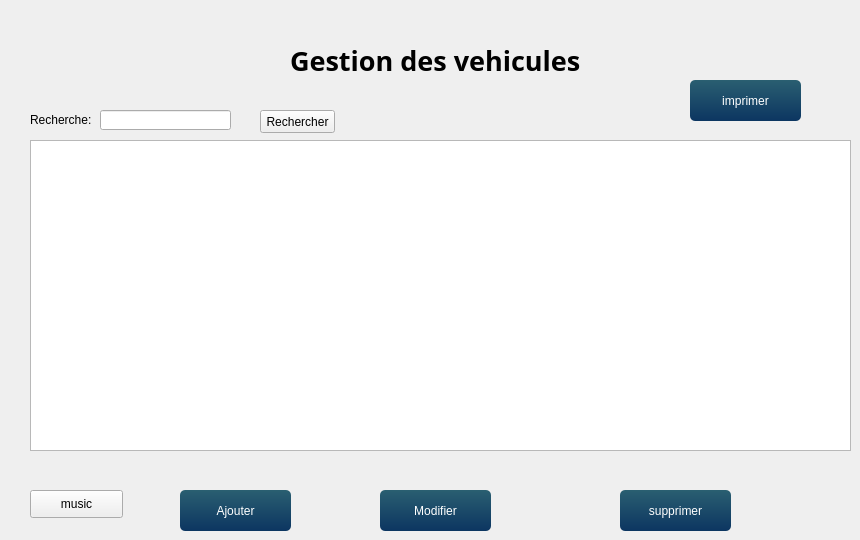
   <widget class="QWidget" name="page">
    <widget class="QLabel" name="label_4">
     <property name="geometry">
      <rect>
       <x>290</x>
       <y>40</y>
       <width>311</width>
       <height>41</height>
      </rect>
     </property>
     <property name="font">
      <font>
       <family>Script MT Bold</family>
       <pointsize>20</pointsize>
       <weight>75</weight>
       <bold>true</bold>
      </font>
     </property>
     <property name="text">
      <string>Gestion des vehicules</string>
     </property>
    </widget>
    <widget class="QPushButton" name="Ajoutervehicule">
     <property name="geometry">
      <rect>
       <x>180</x>
       <y>490</y>
       <width>111</width>
       <height>41</height>
      </rect>
     </property>
     <property name="styleSheet">
      <string notr="true">QPushButton{
	background-color: qlineargradient(spread:pad, x1:1, y1:0, x2:1, y2:1, stop:0 rgba(42, 95, 113, 255),stop:1 rgba(12, 53, 97, 255));
	color: #fff;
	border: 0px;
	border-radius: 5px;
	padding: 5px;
}

QPushButton::hover
{
	background-color: qlineargradient(spread:pad, x1:1, y1:0, x2:1, y2:1, stop:0 rgba(167, 214, 50, 255),stop:1 rgba(98, 169, 67, 255));
	color: #fff;

}
QPushButton::pressed
{
	background-color: qlineargradient(spread:pad, x1:1, y1:0, x2:1, y2:1, stop:0 rgba(147, 194, 30, 255),stop:1 rgba(78, 149, 47, 255));
	color: #fff;
	border: 0px;
	border-radius: 5px;
	padding: 5px;

}</string>
     </property>
     <property name="text">
      <string>Ajouter</string>
     </property>
    </widget>
    <widget class="QTableView" name="AffichervehTab">
     <property name="geometry">
      <rect>
       <x>30</x>
       <y>140</y>
       <width>821</width>
       <height>311</height>
      </rect>
     </property>
    </widget>
    <widget class="QLabel" name="label_72">
     <property name="geometry">
      <rect>
       <x>30</x>
       <y>110</y>
       <width>71</width>
       <height>20</height>
      </rect>
     </property>
     <property name="text">
      <string>Recherche:</string>
     </property>
    </widget>
    <widget class="QPushButton" name="vehSearch">
     <property name="geometry">
      <rect>
       <x>380</x>
       <y>490</y>
       <width>111</width>
       <height>41</height>
      </rect>
     </property>
     <property name="styleSheet">
      <string notr="true">QPushButton{
	background-color: qlineargradient(spread:pad, x1:1, y1:0, x2:1, y2:1, stop:0 rgba(42, 95, 113, 255),stop:1 rgba(12, 53, 97, 255));
	color: #fff;
	border: 0px;
	border-radius: 5px;
	padding: 5px;
}

QPushButton::hover
{
	background-color: qlineargradient(spread:pad, x1:1, y1:0, x2:1, y2:1, stop:0 rgba(167, 214, 50, 255),stop:1 rgba(98, 169, 67, 255));
	color: #fff;

}
QPushButton::pressed
{
	background-color: qlineargradient(spread:pad, x1:1, y1:0, x2:1, y2:1, stop:0 rgba(147, 194, 30, 255),stop:1 rgba(78, 149, 47, 255));
	color: #fff;
	border: 0px;
	border-radius: 5px;
	padding: 5px;

}</string>
     </property>
     <property name="text">
      <string>Modifier</string>
     </property>
    </widget>
    <widget class="QPushButton" name="Supprimervehicule">
     <property name="geometry">
      <rect>
       <x>620</x>
       <y>490</y>
       <width>111</width>
       <height>41</height>
      </rect>
     </property>
     <property name="styleSheet">
      <string notr="true">QPushButton{
	background-color: qlineargradient(spread:pad, x1:1, y1:0, x2:1, y2:1, stop:0 rgba(42, 95, 113, 255),stop:1 rgba(12, 53, 97, 255));
	color: #fff;
	border: 0px;
	border-radius: 5px;
	padding: 5px;
}

QPushButton::hover
{
	background-color: qlineargradient(spread:pad, x1:1, y1:0, x2:1, y2:1, stop:0 rgba(167, 214, 50, 255),stop:1 rgba(98, 169, 67, 255));
	color: #fff;

}
QPushButton::pressed
{
	background-color: qlineargradient(spread:pad, x1:1, y1:0, x2:1, y2:1, stop:0 rgba(147, 194, 30, 255),stop:1 rgba(78, 149, 47, 255));
	color: #fff;
	border: 0px;
	border-radius: 5px;
	padding: 5px;

}</string>
     </property>
     <property name="text">
      <string>supprimer</string>
     </property>
    </widget>
    <widget class="QPushButton" name="vehsearch_3">
     <property name="geometry">
      <rect>
       <x>260</x>
       <y>110</y>
       <width>75</width>
       <height>23</height>
      </rect>
     </property>
     <property name="text">
      <string>Rechercher</string>
     </property>
    </widget>
    <widget class="QLineEdit" name="nomveh">
     <property name="geometry">
      <rect>
       <x>100</x>
       <y>110</y>
       <width>131</width>
       <height>20</height>
      </rect>
     </property>
     <property name="inputMask">
      <string/>
     </property>
    </widget>
    <widget class="QPushButton" name="export_4">
     <property name="geometry">
      <rect>
       <x>690</x>
       <y>80</y>
       <width>111</width>
       <height>41</height>
      </rect>
     </property>
     <property name="styleSheet">
      <string notr="true">QPushButton{
	background-color: qlineargradient(spread:pad, x1:1, y1:0, x2:1, y2:1, stop:0 rgba(42, 95, 113, 255),stop:1 rgba(12, 53, 97, 255));
	color: #fff;
	border: 0px;
	border-radius: 5px;
	padding: 5px;
}

QPushButton::hover
{
	background-color: qlineargradient(spread:pad, x1:1, y1:0, x2:1, y2:1, stop:0 rgba(167, 214, 50, 255),stop:1 rgba(98, 169, 67, 255));
	color: #fff;

}
QPushButton::pressed
{
	background-color: qlineargradient(spread:pad, x1:1, y1:0, x2:1, y2:1, stop:0 rgba(147, 194, 30, 255),stop:1 rgba(78, 149, 47, 255));
	color: #fff;
	border: 0px;
	border-radius: 5px;
	padding: 5px;

}</string>
     </property>
     <property name="text">
      <string>imprimer</string>
     </property>
    </widget>
    <widget class="QPushButton" name="music">
     <property name="geometry">
      <rect>
       <x>30</x>
       <y>490</y>
       <width>93</width>
       <height>28</height>
      </rect>
     </property>
     <property name="text">
      <string>music</string>
     </property>
    </widget>
   </widget>
